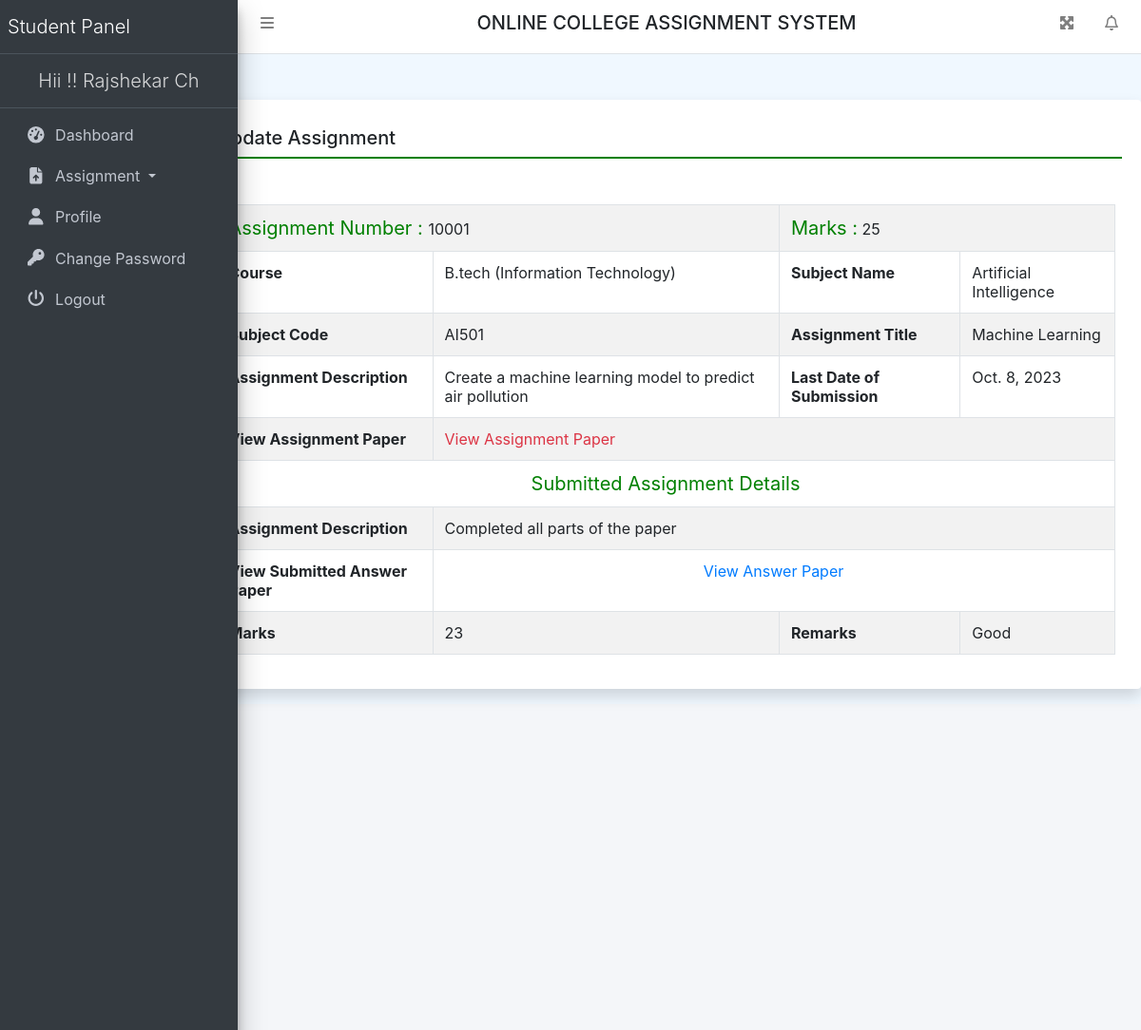
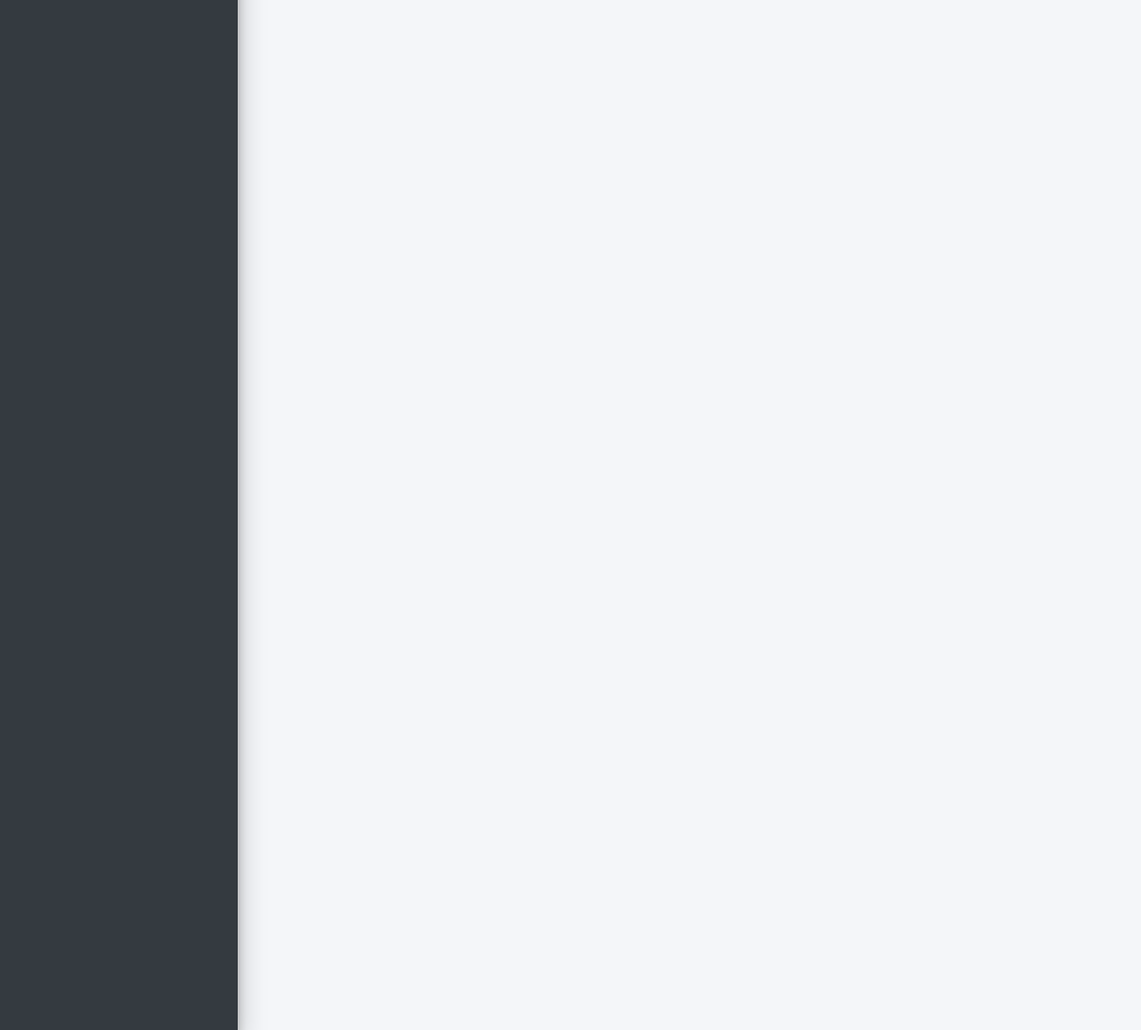
Screenshot of /viewsubmitAssign/4 (signed in) with the database file from the repository (2 pictures, top to bottom).
### collegeAssignment/models.py (models this page shows, shortened)
class Uploadass(models.Model):
    assignment = models.ForeignKey(Assigment, on_delete=models.CASCADE)
    userdetail = models.ForeignKey(UserDetail, on_delete=models.CASCADE)
    Assdesc = models.CharField(max_length=300, null=True)
    AnswerFile = models.FileField(null=True)
    SubmitDate = models.DateField(null=True)
    Marks = models.CharField(max_length=100, null=True)
    Remarks = models.CharField(max_length=250, null=True)
    UpdationDate = models.DateField(null=True)

class Assigment(models.Model):
    teacher = models.ForeignKey(Teacher, on_delete=models.CASCADE)
    course = models.ForeignKey(Course, on_delete=models.CASCADE)
    subject = models.ForeignKey(Subject, on_delete=models.CASCADE)
    AssignmentNumber = models.IntegerField(null=True)
    AssignmentTitle = models.CharField(max_length=150, null=True)
    AssignmentDescription = models.CharField(max_length=300, null=True)
    SubmissionDate = models.DateField(null=True)
    AssignmentMarks = models.CharField(max_length=150, null=True)
    AssignmentFile = models.FileField(max_length=200, null=True)
    CreationDate = models.DateTimeField(auto_now_add=True)

class Course(models.Model):
    BranchName = models.CharField(max_length=150, null=True)
    CourseName = models.CharField(max_length=200, null=True)
    CreationDate = models.DateTimeField(auto_now_add=True)

class Subject(models.Model):
    course = models.ForeignKey(Course, on_delete=models.CASCADE)
    SubjectFullname = models.CharField(max_length=200, null=True)
    SubjectShortname = models.CharField(max_length=50, null=True)
    SubjectCode = models.CharField(max_length=50, null=True)
    CreationDate = models.DateTimeField(auto_now_add=True)

### collegeAssignment/views.py (the view)
# urls.py: path('viewsubmitAssign/<int:pid>', viewsubmitAssign, name='viewsubmitAssign'),
def viewsubmitAssign(request, pid):
    if not request.user.is_authenticated:
        return redirect('student_login')
    uploadAssign = Uploadass.objects.get(id=pid)
    return render(request, 'viewsubmitAssign.html', locals())

### collegeAssignment/templates/viewsubmitAssign.html
{% extends 'studentHeader.html' %}
{% block main %}
<div class="card shadow mt-5 offset-2">
    <div class="card-body">
        <h5 class="p-2" style="border-bottom: 2px solid green;">Update Assignment</h5>
        <div class="container-fluid mt-3">
            <table border="1" class="table table-striped table-bordered first mt-5">
                <tr>
                    <td colspan="2"><span style="font-size : 20px; color : green">Assignment Number : </span>
                        {{uploadAssign.assignment.AssignmentNumber}}
                    </td>
                    <td colspan="2"><span style="font-size : 20px; color : green">Marks  :</span>
                        {{uploadAssign.assignment.AssignmentMarks}}
                    </td>
                </tr>
                <tr>
                    <th>Course</th>
                    <td>{{uploadAssign.assignment.course.CourseName}} ({{uploadAssign.assignment.course.BranchName}})</td>
                    <th>Subject Name</th>
                    <td>{{uploadAssign.assignment.subject.SubjectFullname}}</td>
                </tr>
                <tr>
                    <th>Subject Code</th>
                    <td>{{uploadAssign.assignment.subject.SubjectCode}}</td>
                    <th>Assignment Title</th>
                    <td>{{uploadAssign.assignment.AssignmentTitle}}</td>
                </tr>
                <tr>
                    <th>Assignment Description</th>
                    <td>{{uploadAssign.assignment.AssignmentDescription}}</td>
                    <th>Last Date of Submission</th>
                    <td>{{uploadAssign.assignment.SubmissionDate}}</td>
                </tr>
                <tr>
                    <th>View Assignment Paper</th>
                    <td colspan="3"><a href="{{uploadAssign.assignment.AssignmentFile.url}}" class="text-danger">View Assignment
                        Paper</a></td>
                </tr>
                <tr>
                    <td colspan="4"><span style="font-size : 20px; color : green"><center>Submitted Assignment Details</center> </span></td>
                </tr>
                <tr>
                    <th>Assignment Description</th>
                    <td colspan="3">{{uploadAssign.Assdesc}}</td>
                </tr>
                <tr>
                    <th>View Submitted Answer Paper</th>
                    <td colspan="3"><a href="{{uploadAssign.AnswerFile.url}}" class="text-primary"><center>View Answer Paper </center></a></td>
                </tr>
                <tr>
                    {% if uploadAssign.Marks == None %}
                    <th>Marks</th>
                    <td>Not Updated Yet</td>
                    {% else %}
                    <th>Marks</th>
                    <td>{{uploadAssign.Marks}}</td>
                    {% endif %}
                    {% if uploadAssign.Remarks == None %}
                    <th>Remarks</th>
                    <td>Not Updated Yet</td>
                    {% else %}
                    <th>Remarks</th>
                    <td>{{uploadAssign.Remarks}}</td>
                    {% endif %}
                </tr>
            </table>
        </div>
    </div>
</div>
{% endblock %}

### collegeAssignment/templates/studentHeader.html (shortened to what this page needs)
{% load static %}
<html>
<head runat="server">
    <link href="{% static 'css/bootstrap.css' %}" rel="stylesheet"/>
    <link href="{% static 'css/all.css' %}" rel="stylesheet"/>
    <link href="{% static 'css/adminlte.css' %}" rel="stylesheet"/>
    <link href="{% static 'css/OverlayScrollbars.css' %}" rel="stylesheet"/>
    <link rel="stylesheet" href="https://cdn.datatables.net/1.10.23/css/jquery.dataTables.min.css">
    <link rel="stylesheet" href="https://cdn.datatables.net/buttons/1.6.5/css/buttons.dataTables.min.css">
    <link rel="stylesheet"
          href="https://cdn.jsdelivr.net/npm/bootstrap-select@1.13.14/dist/css/bootstrap-select.min.css">
</head>
<body class="hold-transition sidebar-mini layout-fixed layout-navbar-fixed layout-footer-fixed">
<nav class="main-header navbar navbar-expand navbar-white navbar-light">
    <ul class="navbar-nav">
        <li class="nav-item">
            <a class="nav-link" data-widget="pushmenu" href="#" role="button"><i class="fas fa-bars"></i></a>
        </li>
    </ul>
    <h5 class="text-center text-uppercase" style="width:100%;">Online College Assignment System</h5>
    <ul class="navbar-nav ml-auto">
        <li class="nav-item">
            <a class="nav-link" data-widget="fullscreen" href="#" role="button">
                <i class="fas fa-expand-arrows-alt"></i>
            </a>
        </li>
        <li class="nav-item dropdown">
            <a class="nav-link" data-toggle="dropdown" href="#">
                <i class="far fa-bell fas-shake animated"></i>
            </a>
        </li>
    </ul>
</nav>
<aside class="main-sidebar sidebar-dark-primary elevation-4">
    <a href="{% url 'sdashboard' %}" class="brand-link">
        <span class="brand-text font-weight-light">Student Panel</span>
    </a>
    <a href="{% url 'sdashboard' %}" class="brand-link">
        <center><span
                class="brand-text font-weight-light">Hii !! {{request.user.first_name}} {{request.user.last_name}} </span>
        </center>
    </a>
    <div class="sidebar">
        <nav class="mt-2">
            <ul class="nav nav-pills nav-sidebar flex-column" data-widget="treeview" role="menu" data-accordion="false">
                <li class="nav-item"><a href="{% url 'sdashboard' %}" class="nav-link">
                    <i class="nav-icon fas fa-tachometer-alt"></i>
                    <p>Dashboard</p>
                </a></li>
                <li class="nav-item dropdown">
                    <a class="nav-link dropdown-toggle" href="#" id="navbarDropdown"
                       role="button" data-toggle="dropdown" aria-haspopup="true"
                       aria-expanded="false"> <i class="nav-icon fas fa-file-upload"></i> Assignment </a>
                </li>
                <li class="nav-item"><a href="{% url 'studentProfile' %}" class="nav-link">
                    <i class="nav-icon fas fa-user"></i>
                    <p>Profile</p>
                </a></li>
                <li class="nav-item"><a href="{% url 'studentchangePassword' %}" class="nav-link">
                    <i class="nav-icon fas fa-key"></i>
                    <p>Change Password</p>
                </a></li>
                <li class="nav-item"><a href="/logout" class="nav-link">
                    <i class="nav-icon fas fa-power-off"></i>
                    <p>Logout</p>
                </a></li>
            </ul>
        </nav>
    </div>
</aside>
{% block main %}
{% endblock %}
<div class="content-wrapper"></div>

### collegeAssignment/static/css/all.css (style rules this page uses)
.fa-bars:before { content: "\f0c9"; }
.fa-bell:before { content: "\f0f3"; }
.fa-key:before { content: "\f084"; }
.fa-power-off:before { content: "\f011"; }
.fa-user:before { content: "\f007"; }

### collegeAssignment/static/css/OverlayScrollbars.css (style rules this page uses)
.os-host, .os-host-textarea { position: relative; overflow: visible !important; -webkit-box-orient: vertical; -webkit-box-direction: normal; -ms-flex-direction: column; flex-direction: column; -ms-flex-wrap: nowrap; flex-wrap: nowrap; -webkit-box-pack: start; -ms-flex-pack: start; justify-content: flex-start; -ms-flex-line-pack: start; align-content: flex-start; -webkit-box-align: start; -ms-flex-align: start; -ms-grid-row-align: flex-start; align-items: flex-start; }

### collegeAssignment/templates/studentHeader.html (style rules this page uses)
body { background-color: aliceblue; }

### rows the page displays
Uploadass: assignment.AssignmentNumber "10001", assignment.AssignmentMarks "25", assignment.course.CourseName "B.tech", assignment.course.BranchName "Information Technology", assignment.subject.SubjectFullname "Artificial Intelligence", assignment.subject.SubjectCode "AI501", assignment.AssignmentTitle "Machine Learning", assignment.AssignmentDescription "Create a machine learning model to predict air pollution", assignment.SubmissionDate "Oct. 8, 2023", Assdesc "Completed all parts of the paper", Marks "23", Remarks "Good"

### other values shown
{{ request.user.first_name }} "Rajshekar"
{{ request.user.last_name }} "Ch"
